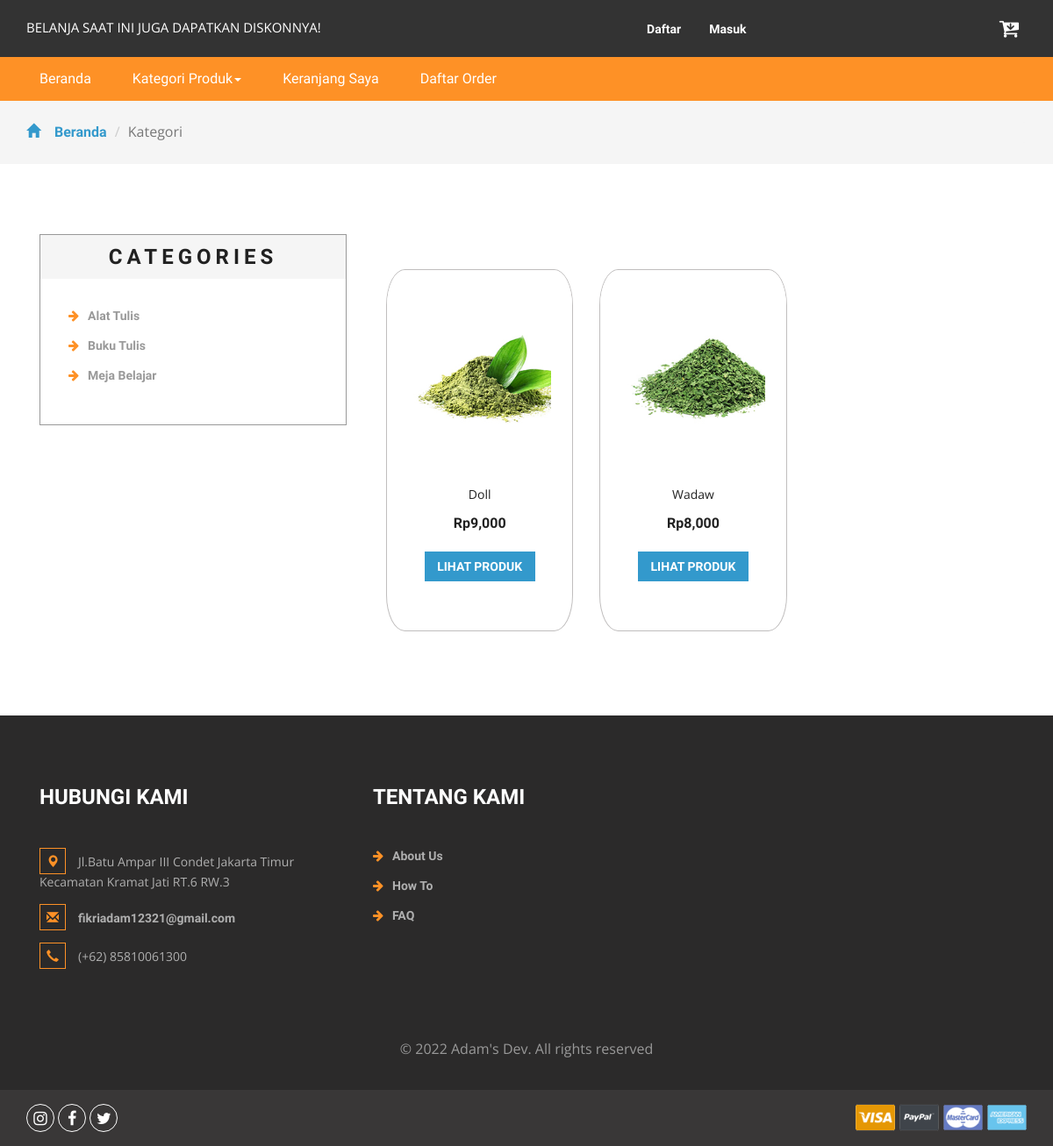
Page /kategori.php?id=1 on the committed database.
### tables this page shows
CREATE TABLE `kategori` (
  `idkategori` int NOT NULL,
  `namakategori` varchar(20) DEFAULT 'NULL'
);

CREATE TABLE `produk` (
  `idproduk` int NOT NULL,
  `idkategori` int DEFAULT NULL,
  `namaproduk` varchar(100) DEFAULT NULL,
  `gambar` varchar(100) DEFAULT NULL,
  `deskripsi` varchar(200) DEFAULT NULL,
  `rate` int DEFAULT NULL,
  `hargabefore` int DEFAULT NULL,
  `hargaafter` int DEFAULT NULL,
  `stok` int DEFAULT NULL,
  `ukuran` varchar(100) DEFAULT NULL
);

### kategori.php (the view, shortened to what this page needs)
<?php
include 'dbconnect.php';
$idk = $_GET['id'];
?>
<!DOCTYPE html>
<html>
<head>
	<link href="css/bootstrap.css" rel="stylesheet" type="text/css" media="all" />
	<link href="css/style.css" rel="stylesheet" type="text/css" media="all" />
	<link href="css/font-awesome.css" rel="stylesheet">
</head>
<body>
	<div class="agileits_header">
		<div class="container">
			<div class="w3l_offers">
				<p>BELANJA SAAT INI JUGA DAPATKAN DISKONNYA!</p>
			</div>
			<div class="agile-login">
				<ul>
					<?php
					if (!isset($_SESSION['log'])) {
						echo '
					<li><a href="registered.php"> Daftar</a></li>
					<li><a href="login.php">Masuk</a></li>
					';
					}
					?>
				</ul>
			</div>
			<div class="product_list_header">
				<a href="cart.php"><button class="w3view-cart" type="submit" name="submit" value=""><i class="fa fa-cart-arrow-down" aria-hidden="true"></i></button>
				</a>
			</div>
			<div class="clearfix"> </div>
		</div>
	</div>
	<div class="navigation-agileits">
		<div class="container">
			<nav class="navbar navbar-default">
				<div class="collapse navbar-collapse" id="bs-megadropdown-tabs">
					<ul class="nav navbar-nav">
						<li class="active"><a href="index.php" class="act">Beranda</a></li>
						<li class="dropdown">
							<a href="#" class="dropdown-toggle" data-toggle="dropdown">Kategori Produk<b class="caret"></b></a>
						</li>
						<li><a href="cart.php">Keranjang Saya</a></li>
						<li><a href="daftarorder.php">Daftar Order</a></li>
					</ul>
				</div>
			</nav>
		</div>
	</div>
	<div class="breadcrumbs">
		<div class="container">
			<ol class="breadcrumb breadcrumb1 animated wow slideInLeft" data-wow-delay=".5s">
				<li><a href="index.php"><span class="glyphicon glyphicon-home" aria-hidden="true"></span>Beranda</a></li>
				<li class="active">Kategori</li>
			</ol>
		</div>
	</div>
	<div class="products">
		<div class="container">
			<div class="col-md-4 products-left">
				<div class="categories">
					<h2>Categories</h2>
					<ul class="cate">
						<?php
						$kat = mysqli_query($conn, "SELECT * FROM kategori ORDER BY namakategori ASC");
						while ($p = mysqli_fetch_array($kat)) { ?>
							<li><a href="kategori.php?id=<?= $p['idkategori'] ?>"><i class="fa fa-arrow-right" aria-hidden="true"></i><?= $p['namakategori'] ?></a></li>
						<?php } ?>
					</ul>
				</div>
			</div>
			<div class="col-md-8 products-right">
				<div class="agile_top_brands_grids">
					<?php
					$brgs = mysqli_query($conn, "SELECT * FROM produk WHERE idkategori='$idk'");
					$x = mysqli_num_rows($brgs);
					if ($x > 0) {
						while ($p = mysqli_fetch_array($brgs)) { ?>
							<div class="col-md-4 top_brand_left">
								<div class="hover14 column rounded mb-1">
									<div class="agile_top_brand_left_grid rounded">
										<div class="agile_top_brand_left_grid1">
											<figure>
												<div class="snipcart-item block">
													<div class="snipcart-thumb">
														<a href="product.php?idproduk=<?= $p['idproduk'] ?>"><img src="<?= $p['gambar'] ?>" width="200px" height="200px"></a>
														<p><?= $p['namaproduk'] ?></p>
														<h4>Rp<?= number_format($p['hargaafter']) ?></h4>
													</div>
													<div class="snipcart-details top_brand_home_details">
														<fieldset>
															<a href="product.php?idproduk=<?= $p['idproduk'] ?>"><input type="submit" class="button" value="Lihat Produk" /></a>
														</fieldset>
													</div>
												</div>
											</figure>
										</div>
									</div>
								</div>
							</div>
					<?php
						}
					} else {
						echo "Data tidak ditemukan";
					}
					?>
				</div>
			</div>
		</div>
	</div>
	<div class="footer">
		<div class="container">
			<div class="w3_footer_grids">
				<div class="col-md-4 w3_footer_grid">
					<h3>Hubungi Kami</h3>
					<ul class="address">
					<li><i class="glyphicon glyphicon-map-marker" aria-hidden="true"></i>Jl.Batu Ampar III Condet Jakarta Timur Kecamatan Kramat Jati RT.6 RW.3</li>
						<li><i class="glyphicon glyphicon-envelope" aria-hidden="true"></i><a href="fikriadam12321@gmail.com">fikriadam12321@gmail.com</a></li>
						<li><i class="glyphicon glyphicon-earphone" aria-hidden="true"></i>(+62) 85810061300</li>
					</ul>
				</div>
				<div class="col-md-3 w3_footer_grid">
					<h3>Tentang Kami</h3>
					<ul class="info">
						<li><i class="fa fa-arrow-right" aria-hidden="true"></i><a href="about.html">About Us</a></li>
						<li><i class="fa fa-arrow-right" aria-hidden="true"></i><a href="about.html">How To</a></li>
						<li><i class="fa fa-arrow-right" aria-hidden="true"></i><a href="about.html">FAQ</a></li>
					</ul>
				</div>
				<div class="clearfix"> </div>
			</div>
		</div>
		<div class="footer-copy">
			<div class="container">
				<p>© 2022 Adam's Dev. All rights reserved</p>
			</div>
		</div>
	</div>
	<div class="footer-botm">
		<div class="container">
			<div class="w3layouts-foot">
				<ul>
					<li><a href="#" class="w3_agile_instagram"><i class="fa fa-instagram" aria-hidden="true"></i></a></li>
					<li><a href="#" class="w3_agile_facebook"><i class="fa fa-facebook" aria-hidden="true"></i></a></li>
					<li><a href="#" class="agile_twitter"><i class="fa fa-twitter" aria-hidden="true"></i></a></li>
				</ul>
			</div>
			<div class="payment-w3ls">
				<img src="images/card.png" alt=" " class="img-responsive">
			</div>
			<div class="clearfix"> </div>
		</div>
	</div>
	<link href="css/skdslider.css" rel="stylesheet">
</body>
</html>

### rows in the picture
kategori: namakategori "Alat Tulis"
kategori: namakategori "Buku Tulis"
kategori: namakategori "Meja Belajar"
produk: gambar (picture), namaproduk "Doll", hargaafter "9,000"
produk: gambar (picture), namaproduk "Wadaw", hargaafter "8,000"
